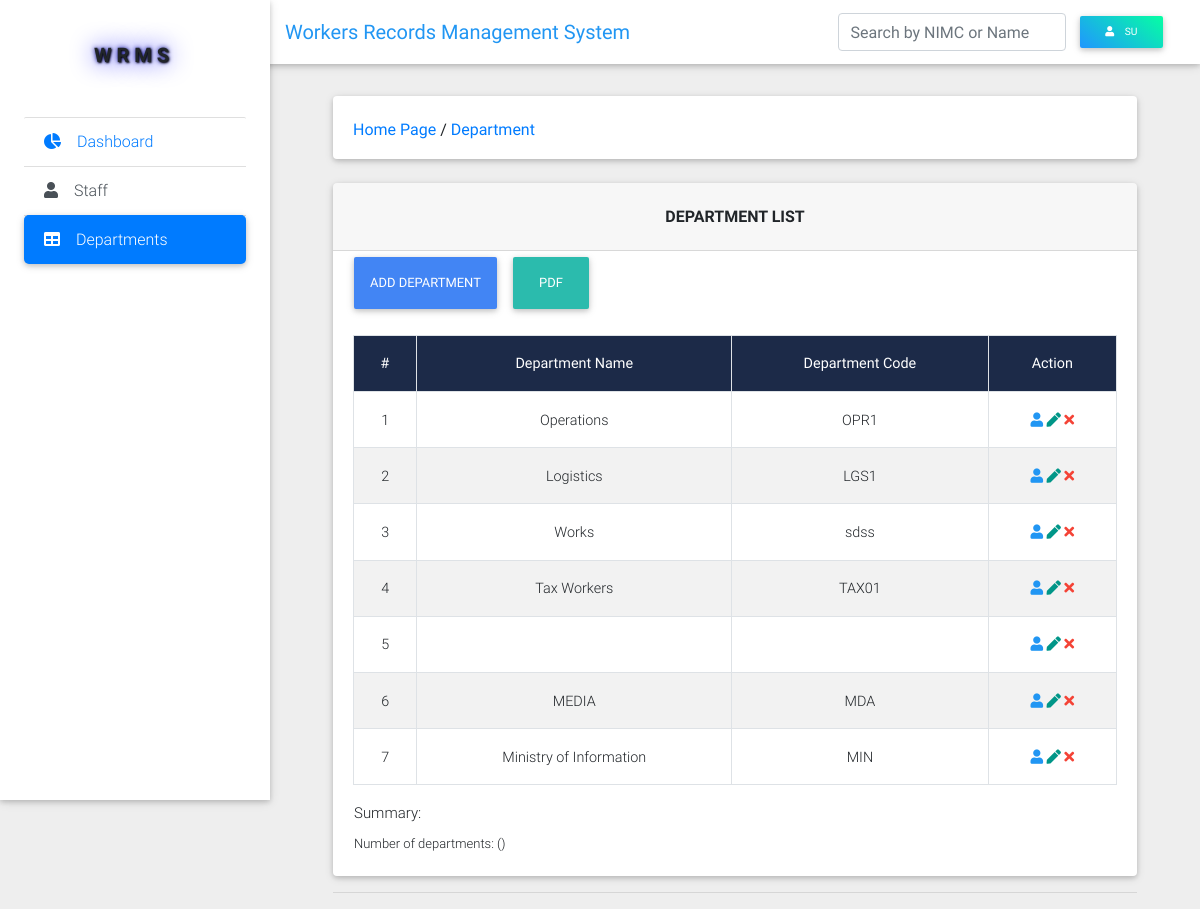
The app's page /departments/ (signed in) with its own data.
### wisapp/models.py (models this page shows, shortened)
class Department(models.Model):
	name = models.CharField(max_length=25)
	dept_id = models.CharField(max_length=12)
	hod = models.CharField(max_length=22)

### wisapp/views.py (the view)
# urls.py: path('departments/', views.department_list, name="departments"),
def department_list(request):
	temp = 'wisapp/department_list.html'
	departments = Department.objects.all()
	ct = {'departments': departments}
	return render(request, temp, ct)

### wisapp/templates/wisapp/department_list.html (shortened to what this page needs)
{%  extends 'base.html' %}
{% load humanize %}
{% block main %}
  <div class="card mb-4 wow fadeIn">
      <div class="card-body d-sm-flex justify-content-between">
          <h6 class="mb-2 mb-sm-0 pt-1">
              <a href="{% url 'home_page' %}">Home Page</a> /
              <a href="#">Department</a>
          </h6>
      </div>
  </div>
	<div class="card">
	<h6 class="card-header text-center font-weight-bold text-uppercase py-4">Department List</h6>
		<div class="container">
		  <div class="row">
		    <div class="col-md-5">
				<a class="white-text" href="#">
				    <span data-toggle="modal" data-target="#newDept" title="Add new department" class="btn btn-primary w-30 p-3">Add Department</span>
				</a>
				<a class="white-text" target="_blank" href="">
				    <span data-toggle="tooltip" title="Generate PDF" class="btn btn-default w-25 p-3">PDF</span>
				</a>
		    </div>
		    <div class="col-md-3"><small id="selected-department"></small></div>
		  </div>
		</div>
	  <div class="card-body">
        <div id="table" class="students_body table-editable">
        	<table class="table table-bordered table-responsive-md table-striped text-center">
    <tr class="mdb-color darken-3 white-text">
      <th class="text-center">#</th>
       <th class="text-center">Department Name</th>
       <th class="text-center">Department Code</th>
       <th class="text-center">Action</th>
    </tr>
    {% for department in departments %}
    <tr>
      <td class="pt-3-half text-center" contenteditable="false">
          <a href="">{{ forloop.counter }}</a>
       </td>
       <td class="pt-3-half text-center" name="{{ staff.first_name }}" contenteditable="false">
          <a href="#">{{ department.name }}</a>
       </td>
       <td class="pt-3-half" contenteditable="false">{{ department.dept_id }}</td><td class="pt-3-half" contenteditable="false">
          <a href="" title="view" class="blue-text"><i class="fa fa-user"></i></a>
          <a href="" title="edit" class="teal-text"><i class="fa fa-pen"></i></a>
          <a id="del_staff" target_student="" title="delete" class="del_student red-text"><i class="fa fa-times"></i></a>
       </td>
    </tr>
    {% empty %}
    <tr>
       <td colspan="4">No data available</td>
    </tr>
    {% endfor %}
 </table>
 <table>
  <tr>
    <td>
      <fieldset>
          <legend style="font-size: 15px">Summary:</legend>
          <font style="font-size: 13px">Number of departments: {{ department_list.count }} ({{ department_list.count|apnumber|title }})</font>
        </fieldset>
    </td>
  </tr>
 </table>
        </div>
	  </div>
	</div>
  <hr />
{% endblock %}

### wisapp/templates/base.html (shortened to what this page needs)
{% load static %}
<!DOCTYPE html>
<html lang="en">
<head>
  <link rel="stylesheet" href="https://use.fontawesome.com/releases/v5.8.2/css/all.css">
  <link href="{% static 'css/bootstrap.min.css' %}" rel="stylesheet">
  <link href="{% static 'css/mdb.min.css' %}" rel="stylesheet">
  <link href="{% static 'css/style.min.css' %}" rel="stylesheet">
  <link rel="stylesheet" href="//code.jquery.com/ui/1.12.1/themes/base/jquery-ui.css">
</head>
<body class="grey lighten-3">
  <header>
    <nav class="navbar fixed-top navbar-expand-lg navbar-light white scrolling-navbar">
      <div class="container-fluid">
        <a class="navbar-brand waves-effect" href="{% url 'home_page' %}">
          <strong class="blue-text">Workers Records Management System</strong>
        </a>
        <div class="collapse navbar-collapse" id="navbarSupportedContent">
          <form class="form-inline ml-auto">
            <input id="search" class="form-control mr-sm-2" type="text" placeholder="Search by NIMC or Name" aria-label="Search for staff">
        </form>
        </div>
          <ul class="navbar-nav nav-flex-icons">
            <li class="nav-item">
               <button class="btn aqua-gradient btn-rounded btn-sm my-0" type="submit"><i class="fa fa-user mr-2"></i> {{ request.user }}</button>
            </li>
          </ul>
        </div>
    </nav>
    <div class="sidebar-fixed position-fixed">
      <a class="logo-wrapper waves-effect">
        WRMs
      </a>
      <div class="list-group list-group-flush">
        <a href="{% url  'home_page' %}" class="list-group-item {% if request.META.PATH_INFO == '/' %} active {% endif %} waves-effect">
          <i class="fas fa-chart-pie mr-3"></i>Dashboard
        </a>
        <a href="{% url 'staff' %}" class="list-group-item list-group-item-action waves-effect
        ">
          <i class="fas fa-user mr-3"></i>Staff</a>
        <a href="{% url 'departments' %}" class="list-group-item list-group-item-action waves-effect
        {% if request.META.PATH_INFO == '/departments/' %} active {% endif %}
        ">
          <i class="fas fa-table mr-3"></i>Departments</a>
      </div>
    </div>
  </header>
  <main class="pt-5 mx-lg-5">
    <div class="container-fluid mt-5">
      {% block main %}
      {% endblock %}
  </main>
</body>
</html>

### records on screen
Department: name "Operations", dept_id "OPR1"
Department: name "Logistics", dept_id "LGS1"
Department: name "Works", dept_id "sdss"
Department: name "Tax Workers", dept_id "TAX01"
Department: name "MEDIA", dept_id "MDA"
Department: name "Ministry of Information", dept_id "MIN"

### other values on screen
{{ request.user }} "SU"
